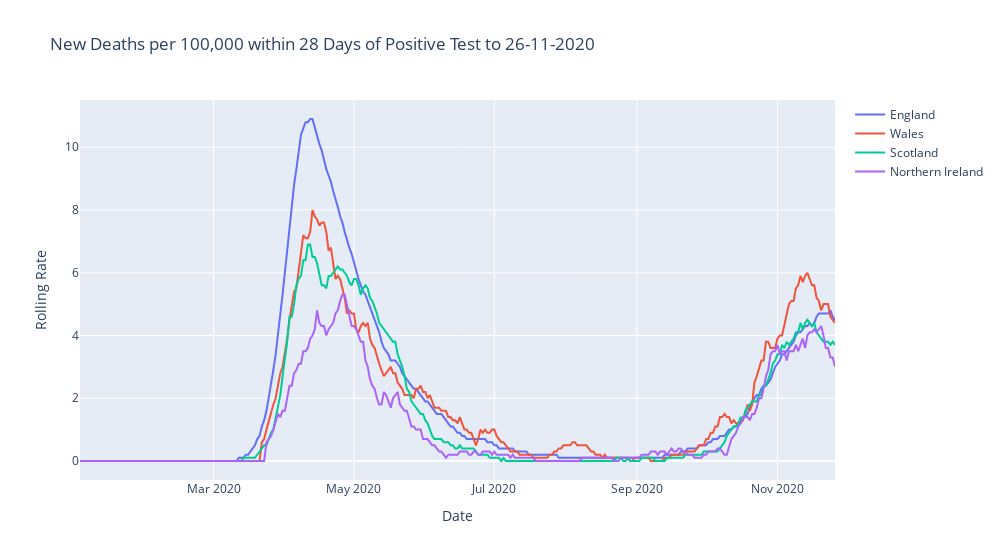

Write notebook code for a chart like this one.
### Code cell
# plot nations data
graph_title = 'New Deaths per 100,000 within 28 Days of Positive Test to ' + max_nations_date
col_name = 'newDeaths28DaysByDeathDateRollingRate'
y_label = 'Rolling Rate'
plot_graph( nations_list, nations_labels, graph_title, col_name, y_label)

### Figure 1 — Plotly figure (JSON) as saved in the notebook; plotly's stock layout.template omitted (floating-point values rounded to 4 significant figures; data arrays with more than 128 entries replaced by an {"elided": "..."} marker saying what was removed)
{"data": [{"connectgaps": true, "mode": "lines", "name": "England", "type": "scatter", "x": {"elided": "329 str values"}, "y": {"elided": "329 float values"}}, {"connectgaps": true, "mode": "lines", "name": "Wales", "type": "scatter", "x": {"elided": "329 str values"}, "y": {"elided": "329 float values"}}, {"connectgaps": true, "mode": "lines", "name": "Scotland", "type": "scatter", "x": {"elided": "329 str values"}, "y": {"elided": "329 float values"}}, {"connectgaps": true, "mode": "lines", "name": "Northern Ireland", "type": "scatter", "x": {"elided": "329 str values"}, "y": {"elided": "329 float values"}}], "layout": {"title": {"text": "New Deaths per 100,000 within 28 Days of Positive Test to 26-11-2020"}, "width": 1000, "xaxis": {"title": {"text": "Date"}}, "yaxis": {"title": {"text": "Rolling Rate"}}}}
